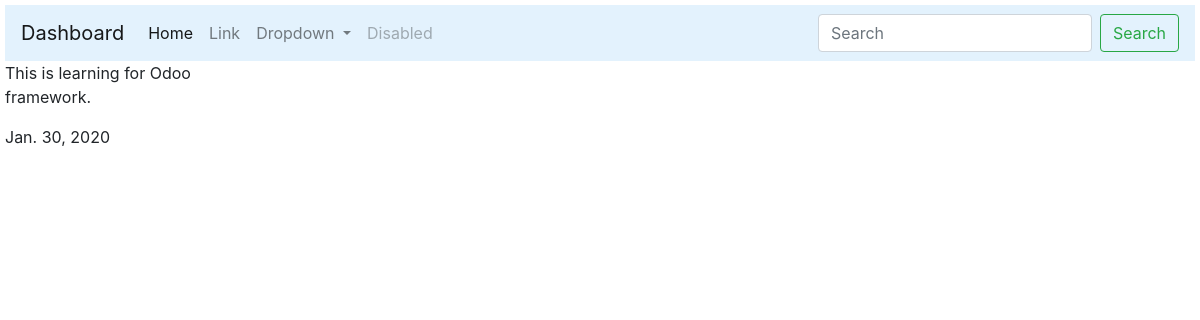
The page /id=3 on the database its author committed.
### taskmanager_app/models.py (models this page shows)
class Project(models.Model):
	title = models.CharField(max_length=100)
	description = models.TextField(blank=True)
	file = models.FilePathField(path=images_path)
	end_date = models.DateField()

### taskmanager_app/views.py (the view)
# urls.py: path('id=<int:pk>', views.project_details, name='project_detail')
def project_details(request, pk):
	project = Project.objects.get(pk=pk)
	if not project:
		return HttpResponseNotFound(f"The Project for Id {pk} does not exist.")
	return render(request, 'taskmanager_app/project_details.html', {'project':project})

### taskmanager_app/templates/taskmanager_app/project_details.html (shortened to what this page needs)
{% extends 'taskmanager_app/base.html' %}
{% block body %}
	<div  style="max-width: 200px;">
	  <p>
	    {{ project.description }}
	  </p>
	  <p class="mb-0">
	    {{ project.end_date }}
	  </p>
	</div>
{% endblock %}

### rows shown on the page
Project: description "This is learning for Odoo framework.", end_date "Jan. 30, 2020"
